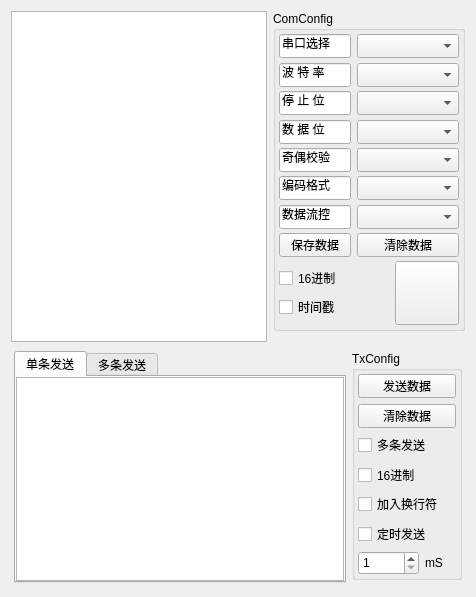
      <widget class="QWidget" name="tab1_1">
       <attribute name="title">
        <string>串口调试助手</string>
       </attribute>
       <layout class="QGridLayout" name="gridLayout_28">
        <item row="0" column="0">
         <widget class="QWidget" name="widget" native="true">
          <layout class="QGridLayout" name="gridLayout_4">
           <property name="leftMargin">
            <number>0</number>
           </property>
           <property name="topMargin">
            <number>0</number>
           </property>
           <property name="rightMargin">
            <number>0</number>
           </property>
           <property name="bottomMargin">
            <number>0</number>
           </property>
           <property name="spacing">
            <number>6</number>
           </property>
           <item row="0" column="0" rowspan="2">
            <widget class="QWidget" name="widget1" native="true">
             <layout class="QGridLayout" name="gridLayout_7">
              <property name="leftMargin">
               <number>0</number>
              </property>
              <property name="topMargin">
               <number>0</number>
              </property>
              <property name="rightMargin">
               <number>0</number>
              </property>
              <property name="bottomMargin">
               <number>0</number>
              </property>
              <property name="spacing">
               <number>0</number>
              </property>
              <item row="0" column="0">
               <widget class="vPlainTextEdit" name="plainTextRx">
                <property name="maximumSize">
                 <size>
                  <width>16777215</width>
                  <height>16777215</height>
                 </size>
                </property>
               </widget>
              </item>
             </layout>
            </widget>
           </item>
           <item row="1" column="1">
            <spacer name="verticalSpacer">
             <property name="orientation">
              <enum>Qt::Vertical</enum>
             </property>
             <property name="sizeHint" stdset="0">
              <size>
               <width>128</width>
               <height>11</height>
              </size>
             </property>
            </spacer>
           </item>
           <item row="0" column="1">
            <widget class="QGroupBox" name="groupBox2">
             <property name="minimumSize">
              <size>
               <width>192</width>
               <height>320</height>
              </size>
             </property>
             <property name="maximumSize">
              <size>
               <width>192</width>
               <height>320</height>
              </size>
             </property>
             <property name="toolTip">
              <string/>
             </property>
             <property name="title">
              <string>ComConfig</string>
             </property>
             <layout class="QGridLayout" name="gridLayout_30">
              <property name="leftMargin">
               <number>3</number>
              </property>
              <property name="topMargin">
               <number>3</number>
              </property>
              <property name="rightMargin">
               <number>3</number>
              </property>
              <property name="bottomMargin">
               <number>3</number>
              </property>
              <item row="0" column="0">
               <layout class="QGridLayout" name="gridLayout_5">
                <item row="0" column="0">
                 <widget class="QLineEdit" name="lineEditCom1">
                  <property name="minimumSize">
                   <size>
                    <width>72</width>
                    <height>24</height>
                   </size>
                  </property>
                  <property name="maximumSize">
                   <size>
                    <width>72</width>
                    <height>16777215</height>
                   </size>
                  </property>
                  <property name="text">
                   <string>串口选择</string>
                  </property>
                  <property name="readOnly">
                   <bool>true</bool>
                  </property>
                 </widget>
                </item>
                <item row="0" column="1">
                 <widget class="vCombox" name="serialCb">
                  <property name="minimumSize">
                   <size>
                    <width>0</width>
                    <height>24</height>
                   </size>
                  </property>
                  <property name="maximumSize">
                   <size>
                    <width>16777215</width>
                    <height>24</height>
                   </size>
                  </property>
                 </widget>
                </item>
                <item row="1" column="0">
                 <widget class="QLineEdit" name="lineEditCom2">
                  <property name="minimumSize">
                   <size>
                    <width>72</width>
                    <height>24</height>
                   </size>
                  </property>
                  <property name="maximumSize">
                   <size>
                    <width>72</width>
                    <height>16777215</height>
                   </size>
                  </property>
                  <property name="text">
                   <string>波 特 率</string>
                  </property>
                  <property name="readOnly">
                   <bool>true</bool>
                  </property>
                 </widget>
                </item>
                <item row="1" column="1">
                 <widget class="vCombox" name="baudrateCb">
                  <property name="minimumSize">
                   <size>
                    <width>0</width>
                    <height>24</height>
                   </size>
                  </property>
                  <property name="maximumSize">
                   <size>
                    <width>16777215</width>
                    <height>24</height>
                   </size>
                  </property>
                 </widget>
                </item>
                <item row="2" column="0">
                 <widget class="QLineEdit" name="lineEditCom3">
                  <property name="minimumSize">
                   <size>
                    <width>72</width>
                    <height>24</height>
                   </size>
                  </property>
                  <property name="maximumSize">
                   <size>
                    <width>72</width>
                    <height>16777215</height>
                   </size>
                  </property>
                  <property name="text">
                   <string>停 止 位</string>
                  </property>
                  <property name="readOnly">
                   <bool>true</bool>
                  </property>
                 </widget>
                </item>
                <item row="2" column="1">
                 <widget class="vCombox" name="stopCb">
                  <property name="minimumSize">
                   <size>
                    <width>0</width>
                    <height>24</height>
                   </size>
                  </property>
                  <property name="maximumSize">
                   <size>
                    <width>16777215</width>
                    <height>24</height>
                   </size>
                  </property>
                 </widget>
                </item>
                <item row="3" column="0">
                 <widget class="QLineEdit" name="lineEditCom4">
                  <property name="minimumSize">
                   <size>
                    <width>72</width>
                    <height>24</height>
                   </size>
                  </property>
                  <property name="maximumSize">
                   <size>
                    <width>72</width>
                    <height>16777215</height>
                   </size>
                  </property>
                  <property name="text">
                   <string>数 据 位</string>
                  </property>
                  <property name="readOnly">
                   <bool>true</bool>
                  </property>
                 </widget>
                </item>
                <item row="3" column="1">
                 <widget class="vCombox" name="dataCb">
                  <property name="minimumSize">
                   <size>
                    <width>0</width>
                    <height>24</height>
                   </size>
                  </property>
                  <property name="maximumSize">
                   <size>
                    <width>16777215</width>
                    <height>24</height>
                   </size>
                  </property>
                 </widget>
                </item>
                <item row="4" column="0">
                 <widget class="QLineEdit" name="lineEditCom5">
                  <property name="minimumSize">
                   <size>
                    <width>72</width>
                    <height>24</height>
                   </size>
                  </property>
                  <property name="maximumSize">
                   <size>
                    <width>72</width>
                    <height>16777215</height>
                   </size>
                  </property>
                  <property name="text">
                   <string>奇偶校验</string>
                  </property>
                  <property name="readOnly">
                   <bool>true</bool>
                  </property>
                 </widget>
                </item>
                <item row="4" column="1">
                 <widget class="vCombox" name="checkoutCb">
                  <property name="minimumSize">
                   <size>
                    <width>0</width>
                    <height>24</height>
                   </size>
                  </property>
                  <property name="maximumSize">
                   <size>
                    <width>16777215</width>
                    <height>24</height>
                   </size>
                  </property>
                 </widget>
                </item>
                <item row="5" column="0">
                 <widget class="QLineEdit" name="lineEditCom6">
                  <property name="minimumSize">
                   <size>
                    <width>72</width>
                    <height>24</height>
                   </size>
                  </property>
                  <property name="maximumSize">
                   <size>
                    <width>72</width>
                    <height>16777215</height>
                   </size>
                  </property>
                  <property name="text">
                   <string>编码格式</string>
                  </property>
                  <property name="readOnly">
                   <bool>true</bool>
                  </property>
                 </widget>
                </item>
                <item row="5" column="1">
                 <widget class="vCombox" name="comboBoxCom6">
                  <property name="minimumSize">
                   <size>
                    <width>0</width>
                    <height>24</height>
                   </size>
                  </property>
                  <property name="maximumSize">
                   <size>
                    <width>16777215</width>
                    <height>24</height>
                   </size>
                  </property>
                 </widget>
                </item>
                <item row="6" column="0">
                 <widget class="QLineEdit" name="lineEditCom7">
                  <property name="minimumSize">
                   <size>
                    <width>72</width>
                    <height>24</height>
                   </size>
                  </property>
                  <property name="maximumSize">
                   <size>
                    <width>72</width>
                    <height>16777215</height>
                   </size>
                  </property>
                  <property name="text">
                   <string>数据流控</string>
                  </property>
                  <property name="readOnly">
                   <bool>true</bool>
                  </property>
                 </widget>
                </item>
                <item row="6" column="1">
                 <widget class="vCombox" name="comboBoxCom7">
                  <property name="minimumSize">
                   <size>
                    <width>0</width>
                    <height>24</height>
                   </size>
                  </property>
                  <property name="maximumSize">
                   <size>
                    <width>16777215</width>
                    <height>24</height>
                   </size>
                  </property>
                 </widget>
                </item>
                <item row="7" column="0">
                 <widget class="QPushButton" name="pushButtonRx1">
                  <property name="minimumSize">
                   <size>
                    <width>72</width>
                    <height>24</height>
                   </size>
                  </property>
                  <property name="maximumSize">
                   <size>
                    <width>72</width>
                    <height>24</height>
                   </size>
                  </property>
                  <property name="text">
                   <string>保存数据</string>
                  </property>
                 </widget>
                </item>
                <item row="7" column="1">
                 <widget class="QPushButton" name="pushButtonRx2">
                  <property name="minimumSize">
                   <size>
                    <width>0</width>
                    <height>24</height>
                   </size>
                  </property>
                  <property name="maximumSize">
                   <size>
                    <width>16777215</width>
                    <height>24</height>
                   </size>
                  </property>
                  <property name="text">
                   <string>清除数据</string>
                  </property>
                 </widget>
                </item>
               </layout>
              </item>
              <item row="1" column="0">
               <layout class="QGridLayout" name="gridLayout_29">
                <property name="spacing">
                 <number>0</number>
                </property>
                <item row="0" column="0">
                 <layout class="QGridLayout" name="gridLayoutCom2">
                  <item row="0" column="0">
                   <widget class="QCheckBox" name="checkBoxRx1">
                    <property name="minimumSize">
                     <size>
                      <width>72</width>
                      <height>24</height>
                     </size>
                    </property>
                    <property name="maximumSize">
                     <size>
                      <width>72</width>
                      <height>24</height>
                     </size>
                    </property>
                    <property name="text">
                     <string>16进制</string>
                    </property>
                   </widget>
                  </item>
                  <item row="1" column="0">
                   <widget class="QCheckBox" name="checkBoxRx2">
                    <property name="minimumSize">
                     <size>
                      <width>72</width>
                      <height>24</height>
                     </size>
                    </property>
                    <property name="maximumSize">
                     <size>
                      <width>72</width>
                      <height>24</height>
                     </size>
                    </property>
                    <property name="text">
                     <string>时间戳</string>
                    </property>
                   </widget>
                  </item>
                 </layout>
                </item>
                <item row="0" column="1">
                 <layout class="QGridLayout" name="gridLayout_6">
                  <item row="0" column="0">
                   <spacer name="horizontalSpacer">
                    <property name="orientation">
                     <enum>Qt::Horizontal</enum>
                    </property>
                    <property name="sizeHint" stdset="0">
                     <size>
                      <width>30</width>
                      <height>20</height>
                     </size>
                    </property>
                   </spacer>
                  </item>
                  <item row="0" column="1">
                   <widget class="QPushButton" name="pushButtonOpen">
                    <property name="minimumSize">
                     <size>
                      <width>64</width>
                      <height>64</height>
                     </size>
                    </property>
                    <property name="maximumSize">
                     <size>
                      <width>64</width>
                      <height>64</height>
                     </size>
                    </property>
                    <property name="text">
                     <string/>
                    </property>
                    <property name="checkable">
                     <bool>true</bool>
                    </property>
                   </widget>
                  </item>
                 </layout>
                </item>
               </layout>
              </item>
             </layout>
            </widget>
           </item>
          </layout>
         </widget>
        </item>
        <item row="1" column="0">
         <widget class="QWidget" name="widget3" native="true">
          <property name="minimumSize">
           <size>
            <width>0</width>
            <height>0</height>
           </size>
          </property>
          <property name="maximumSize">
           <size>
            <width>16777215</width>
            <height>238</height>
           </size>
          </property>
          <layout class="QGridLayout" name="gridLayout_11">
           <property name="leftMargin">
            <number>3</number>
           </property>
           <property name="topMargin">
            <number>3</number>
           </property>
           <property name="rightMargin">
            <number>3</number>
           </property>
           <property name="bottomMargin">
            <number>3</number>
           </property>
           <item row="0" column="0">
            <widget class="QTabWidget" name="tabWidget">
             <property name="currentIndex">
              <number>0</number>
             </property>
             <widget class="QWidget" name="tabSendTx1">
              <attribute name="title">
               <string>单条发送</string>
              </attribute>
              <layout class="QGridLayout" name="gridLayout_10">
               <property name="leftMargin">
                <number>0</number>
               </property>
               <property name="topMargin">
                <number>0</number>
               </property>
               <property name="rightMargin">
                <number>0</number>
               </property>
               <property name="bottomMargin">
                <number>0</number>
               </property>
               <property name="spacing">
                <number>0</number>
               </property>
               <item row="0" column="0">
                <widget class="vQTextEdit" name="plainTextTx"/>
               </item>
              </layout>
             </widget>
             <widget class="QWidget" name="tabSendTx2">
              <attribute name="title">
               <string>多条发送</string>
              </attribute>
              <layout class="QGridLayout" name="gridLayout_13">
               <property name="leftMargin">
                <number>0</number>
               </property>
               <property name="topMargin">
                <number>0</number>
               </property>
               <property name="rightMargin">
                <number>0</number>
               </property>
               <property name="bottomMargin">
                <number>0</number>
               </property>
               <property name="spacing">
                <number>0</number>
               </property>
               <item row="0" column="0">
                <widget class="QScrollArea" name="scrollAreaSend">
                 <property name="widgetResizable">
                  <bool>true</bool>
                 </property>
                 <widget class="QWidget" name="scrollAreaWidgetContents">
                  <property name="geometry">
                   <rect>
                    <x>0</x>
                    <y>0</y>
                    <width>741</width>
                    <height>201</height>
                   </rect>
                  </property>
                 </widget>
                </widget>
               </item>
              </layout>
             </widget>
            </widget>
           </item>
           <item row="0" column="1">
            <layout class="QGridLayout" name="gridLayout_9">
             <property name="spacing">
              <number>0</number>
             </property>
             <item row="0" column="0">
              <widget class="QGroupBox" name="vQGroupBox">
               <property name="minimumSize">
                <size>
                 <width>110</width>
                 <height>229</height>
                </size>
               </property>
               <property name="title">
                <string>TxConfig</string>
               </property>
               <layout class="QGridLayout" name="gridLayout_3">
                <property name="leftMargin">
                 <number>3</number>
                </property>
                <property name="topMargin">
                 <number>3</number>
                </property>
                <property name="rightMargin">
                 <number>3</number>
                </property>
                <property name="bottomMargin">
                 <number>3</number>
                </property>
                <property name="spacing">
                 <number>6</number>
                </property>
                <item row="2" column="0">
                 <widget class="QCheckBox" name="checkBox_1">
                  <property name="minimumSize">
                   <size>
                    <width>0</width>
                    <height>24</height>
                   </size>
                  </property>
                  <property name="maximumSize">
                   <size>
                    <width>16777215</width>
                    <height>24</height>
                   </size>
                  </property>
                  <property name="text">
                   <string>多条发送</string>
                  </property>
                 </widget>
                </item>
                <item row="3" column="0">
                 <widget class="QCheckBox" name="checkBox_2">
                  <property name="minimumSize">
                   <size>
                    <width>0</width>
                    <height>24</height>
                   </size>
                  </property>
                  <property name="maximumSize">
                   <size>
                    <width>16777215</width>
                    <height>24</height>
                   </size>
                  </property>
                  <property name="text">
                   <string>16进制</string>
                  </property>
                 </widget>
                </item>
                <item row="4" column="0">
                 <widget class="QCheckBox" name="checkBox_3">
                  <property name="minimumSize">
                   <size>
                    <width>0</width>
                    <height>24</height>
                   </size>
                  </property>
                  <property name="maximumSize">
                   <size>
                    <width>16777215</width>
                    <height>24</height>
                   </size>
                  </property>
                  <property name="text">
                   <string>加入换行符</string>
                  </property>
                 </widget>
                </item>
                <item row="5" column="0">
                 <widget class="QCheckBox" name="realtimeTxCb">
                  <property name="minimumSize">
                   <size>
                    <width>0</width>
                    <height>24</height>
                   </size>
                  </property>
                  <property name="maximumSize">
                   <size>
                    <width>16777215</width>
                    <height>24</height>
                   </size>
                  </property>
                  <property name="text">
                   <string>定时发送</string>
                  </property>
                 </widget>
                </item>
                <item row="6" column="0">
                 <layout class="QGridLayout" name="gridLayout_8">
                  <item row="0" column="0">
                   <widget class="QSpinBox" name="spinBox">
                    <property name="minimumSize">
                     <size>
                      <width>0</width>
                      <height>24</height>
                     </size>
                    </property>
                    <property name="maximumSize">
                     <size>
                      <width>16777215</width>
                      <height>24</height>
                     </size>
                    </property>
                    <property name="minimum">
                     <number>1</number>
                    </property>
                    <property name="maximum">
                     <number>60000</number>
                    </property>
                    <property name="singleStep">
                     <number>1</number>
                    </property>
                    <property name="value">
                     <number>1</number>
                    </property>
                   </widget>
                  </item>
                  <item row="0" column="1">
                   <widget class="QLabel" name="label">
                    <property name="minimumSize">
                     <size>
                      <width>0</width>
                      <height>24</height>
                     </size>
                    </property>
                    <property name="maximumSize">
                     <size>
                      <width>16777215</width>
                      <height>24</height>
                     </size>
                    </property>
                    <property name="text">
                     <string>mS</string>
                    </property>
                   </widget>
                  </item>
                 </layout>
                </item>
                <item row="0" column="0">
                 <widget class="QPushButton" name="pushButtonTx1">
                  <property name="minimumSize">
                   <size>
                    <width>0</width>
                    <height>24</height>
                   </size>
                  </property>
                  <property name="maximumSize">
                   <size>
                    <width>16777215</width>
                    <height>24</height>
                   </size>
                  </property>
                  <property name="text">
                   <string>发送数据</string>
                  </property>
                 </widget>
                </item>
                <item row="1" column="0">
                 <widget class="QPushButton" name="pushButtonTx2">
                  <property name="minimumSize">
                   <size>
                    <width>0</width>
                    <height>24</height>
                   </size>
                  </property>
                  <property name="maximumSize">
                   <size>
                    <width>16777215</width>
                    <height>24</height>
                   </size>
                  </property>
                  <property name="text">
                   <string>清除数据</string>
                  </property>
                 </widget>
                </item>
               </layout>
              </widget>
             </item>
             <item row="1" column="0">
              <spacer name="verticalSpacer_2">
               <property name="orientation">
                <enum>Qt::Vertical</enum>
               </property>
               <property name="sizeHint" stdset="0">
                <size>
                 <width>107</width>
                 <height>13</height>
                </size>
               </property>
              </spacer>
             </item>
            </layout>
           </item>
          </layout>
         </widget>
        </item>
       </layout>
      </widget>
